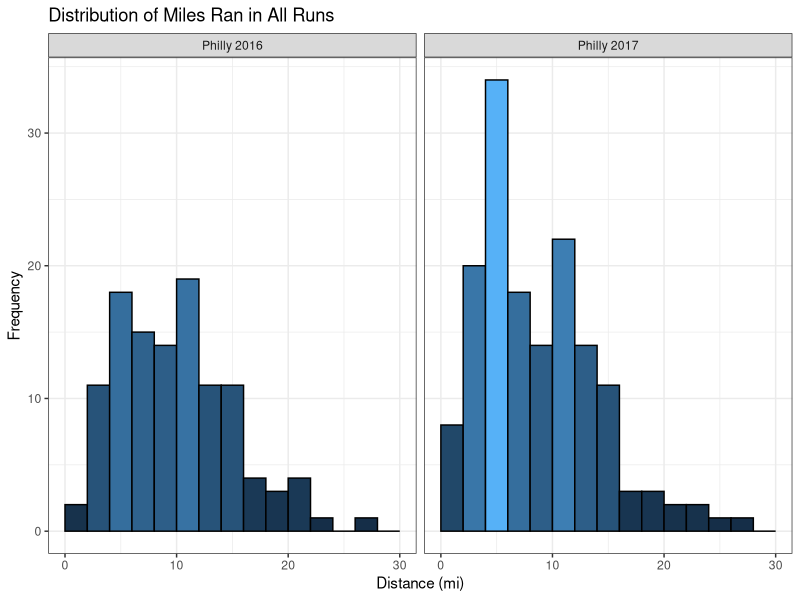
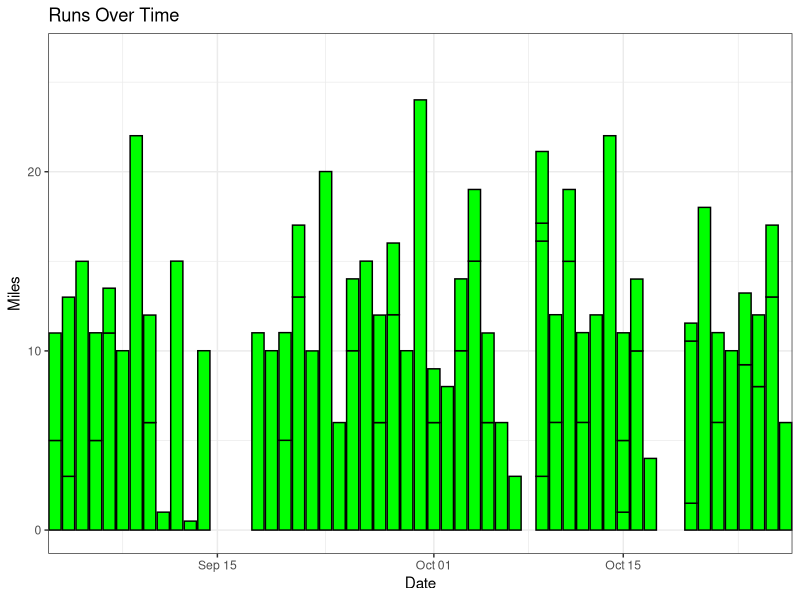
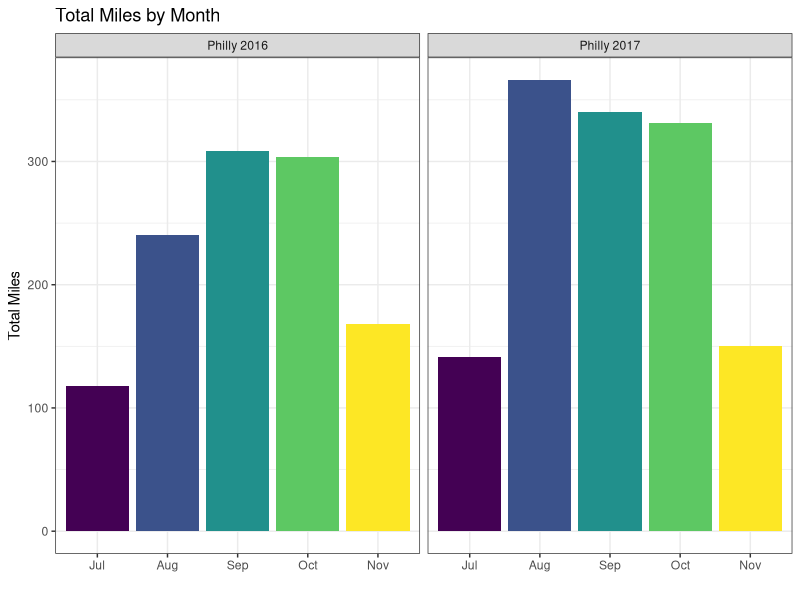
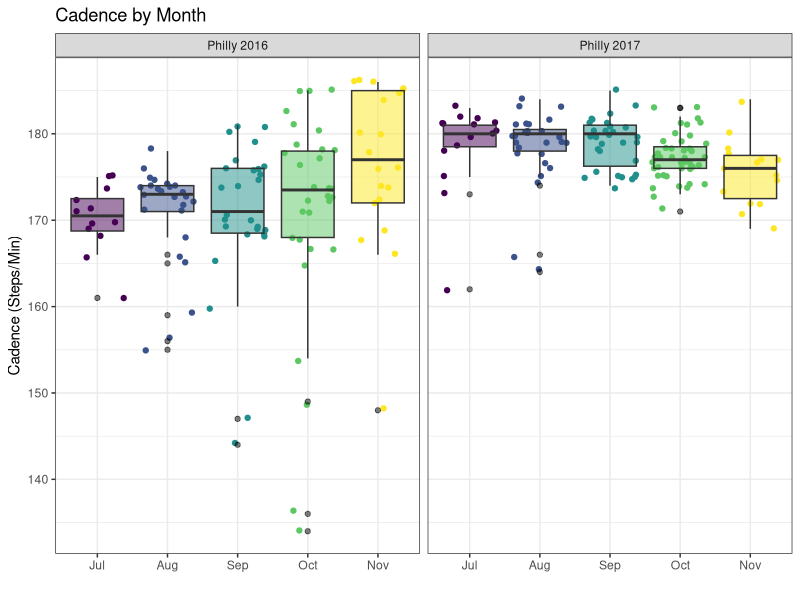
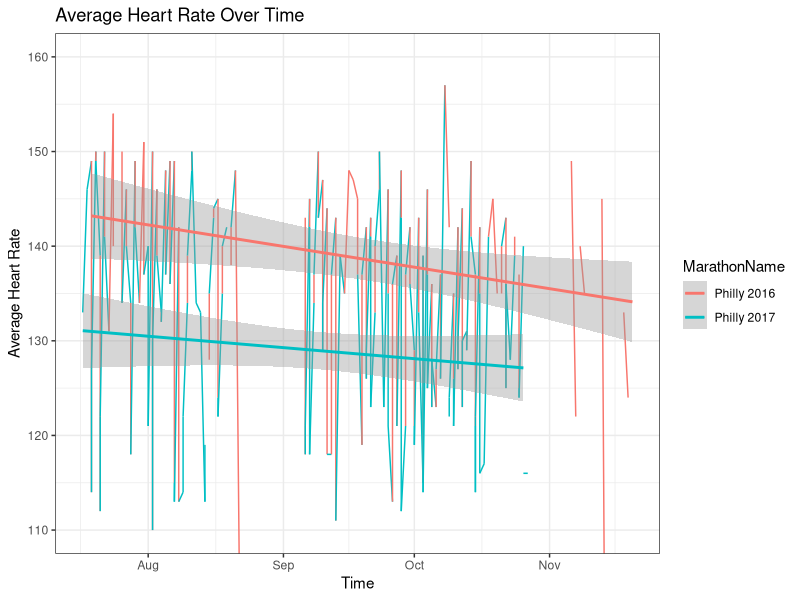
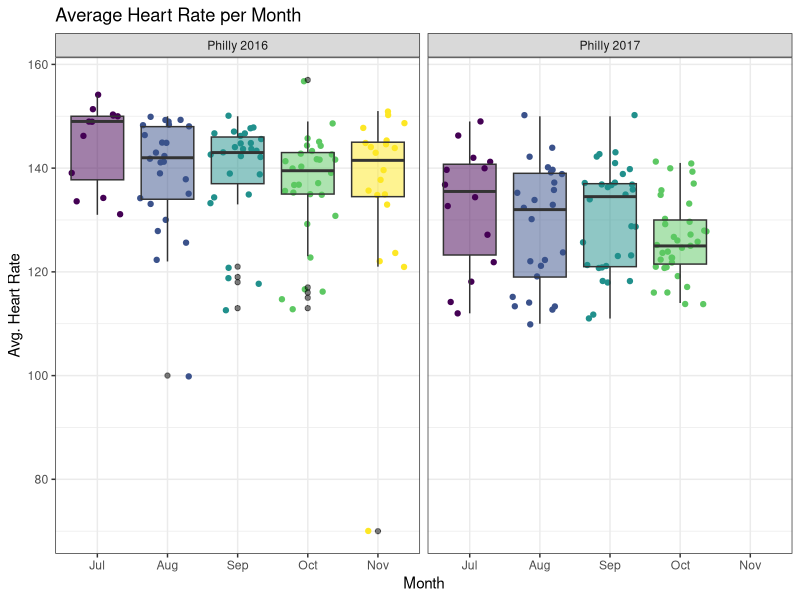
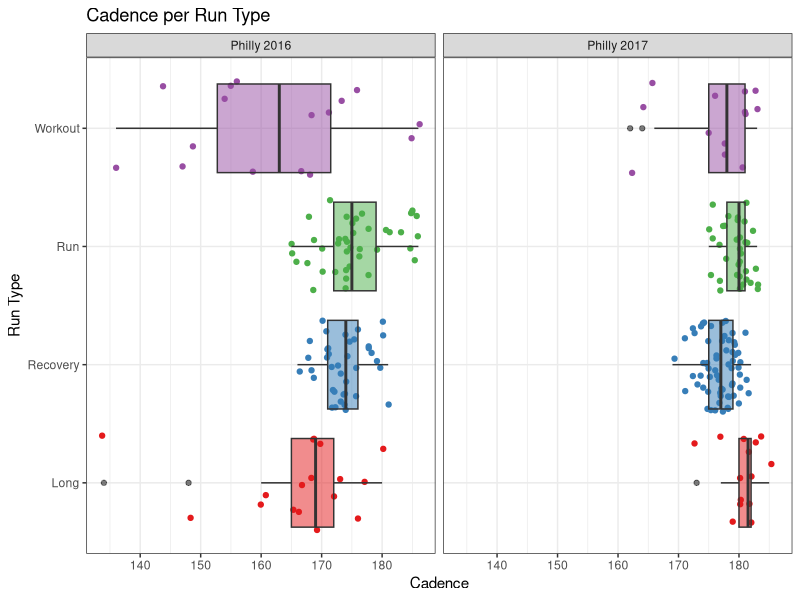
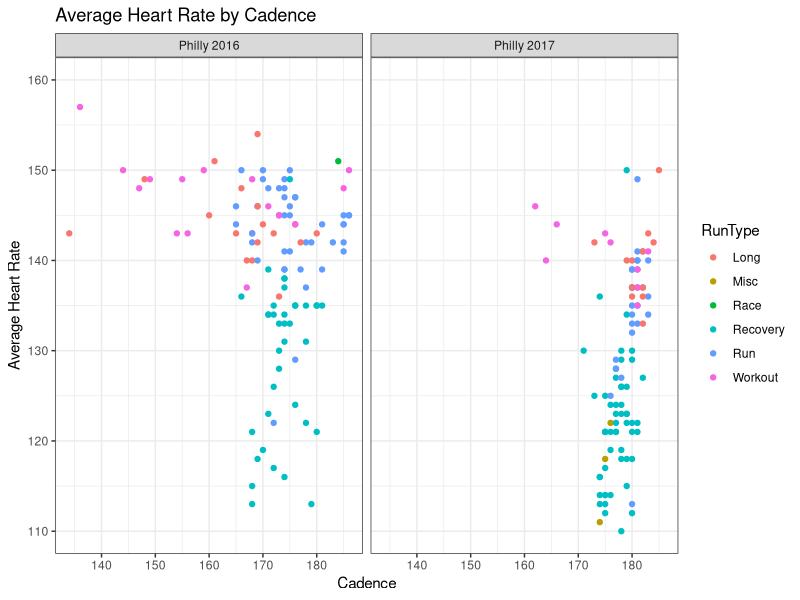

Write the R code that produced these figures, in order.
## ---- chunk 1
library(tidyverse) # data cleaning and manipulation
library(ggplot2) # plotting
library(lubridate) # dates
library(RColorBrewer) # plotting
library(magrittr) # pipe operations
library(knitr) # kable()

## load in data files for both races
philly17 <- read.csv("../../Data/2017/cleanedMarathonTrainingData_philly17.csv", stringsAsFactors = F)
philly16 <- read.csv("../../Data/2016/cleanedMarathonTrainingData_philly16.csv", stringsAsFactors = F)

# random missing month value?
philly16[17,"Month"] <- "Aug"

## combine into 1 dataset and remove redundant row
philly <- rbind(philly16,philly17)
philly %<>% select(-X) %>%
  mutate(MarathonName = if_else(Marathon == "ph16","Philly 2016","Philly 2017"),
         # make POSIXct again
         Time = as.POSIXct(Time),
         Avg.Pace = as.POSIXct(Avg.Pace),
         Best.Pace = as.POSIXct(Best.Pace),
         Date = as.POSIXct(Date),
         StartTime = as.POSIXct(StartTime),
         # make Month an ordered factor
         Month = factor(Month, ordered = TRUE, 
                        levels = c("Jul","Aug","Sep","Oct","Nov")))

#glimpse(philly)
philly %>%
  group_by(MarathonName) %>%
  summarize(Count = n()) %>%
  kable()
## ---- chunk 2
#distance histogram
ggplot(data = philly, aes(x = Distance)) + 
  geom_histogram(binwidth = 2, aes(fill = ..count..), colour = "black", boundary = 2) +
  theme_bw() + 
  scale_x_continuous(limits = c(0, 30)) +
  xlab("Distance (mi)") + 
  ylab("Frequency") + 
  ggtitle("Distribution of Miles Ran in All Runs") + 
  guides(fill = FALSE) +
  facet_grid(~ MarathonName)
## ---- chunk 3
philly %>%
  group_by(MarathonName,RunCat) %>%
  summarize(Count = n()) %>%
  spread(key = RunCat, value = Count) %>%
  kable() # print as table
## ---- chunk 4
philly %>%
  filter(RunCat == "Misc") %>%
  select(Name,Date,RunCat) %>%
  kable()
## ---- chunk 5
philly %>%
  filter(Marathon == "ph17") %>%
  ggplot(aes(Date, Distance)) + 
    geom_bar(stat="identity", fill = "green", colour = "black") +
    theme_bw() + 
    xlab("Date") + 
    ylab("Miles") + 
    ggtitle("Runs Over Time") +
    guides(fill = FALSE) +
    coord_cartesian(xlim = c(as.POSIXct("2017-09-05", format = "%Y-%m-%d"),
                             as.POSIXct("2017-10-25", format = "%Y-%m-%d")))
## ---- chunk 6
philly %>%
  group_by(MarathonName) %>%
  select(Distance) %>%
  summarize(Mean = mean(Distance), Median = median(Distance), StdDev = sd(Distance),
            Min = min(Distance), Max = max(Distance), Count = n()) %>%
  kable()
## ---- chunk 7
#miles by month bars
ggplot(philly, aes(Month, Distance, fill = Month)) + 
  geom_bar(stat="identity") +
  theme_bw() + 
  xlab("") + 
  ylab("Total Miles") + 
  guides(fill=FALSE) +
  ggtitle("Total Miles by Month") +
  facet_grid( ~ MarathonName)
## ---- chunk 8
philly %>%
  filter(Month == "Nov") %>%
  group_by(MarathonName) %>%
  summarize(Count = n()) %>%
  kable() # print as table
## ---- chunk 9
#avg. cadence grouped by month
ggplot(data = philly, aes(Month, Avg.Cadence)) + 
  geom_jitter(aes(colour = Month)) +
  geom_boxplot(aes(fill = Month), outlier.colour = "black", alpha = 0.5) +
  theme_bw() + 
  xlab("") + 
  ylab("Cadence (Steps/Min)") + 
  theme(legend.position = "none") + 
  ggtitle("Cadence by Month") + 
  facet_grid(~ MarathonName)
## ---- chunk 10
philly %>%
  #filter(Marathon == "ph16") %>%
  ggplot(data = , aes(as.POSIXct(paste(month(Date),'/',day(Date), sep=""),format="%m/%d"), Avg.HR)) + 
    geom_line(aes(group=1, colour = MarathonName)) +
    geom_smooth(method = "lm", se = T, aes(colour = MarathonName)) + 
    theme(axis.text.x = element_blank()) +
    theme_bw() +
    xlab("Time") + 
    ylab("Average Heart Rate") + 
    ggtitle("Average Heart Rate Over Time") + 
    coord_cartesian(ylim = c(110, 160))
## ---- chunk 11
#avg. HR grouped by month
ggplot(data = philly, aes(Month, Avg.HR)) + 
  geom_jitter(aes(colour = Month)) +
  geom_boxplot(aes(fill = Month), outlier.colour = "black", alpha = 0.5) + 
  theme_bw() +
  theme(legend.position = "none") + 
  xlab("Month") + 
  ylab("Avg. Heart Rate") + 
  ggtitle("Average Heart Rate per Month") + facet_grid(~ MarathonName)
## ---- chunk 12
#avg. cadence grouped by month
philly %>%
  filter(RunType != "Race",
         RunType != "Misc") %>%
  ggplot(aes(RunType, Avg.Cadence)) + 
    geom_jitter(aes(colour = RunType)) +
    geom_boxplot(aes(fill = RunType), outlier.colour = "black", alpha = 0.5) +
    theme_bw() +
    theme(legend.position = "none") + 
    scale_colour_brewer(palette = "Set1") +
    scale_fill_brewer(palette = "Set1") +
    xlab("Run Type") + 
    ylab("Cadence") + 
    guides(fill=FALSE) +
    coord_flip() + 
    ggtitle("Cadence per Run Type") +
    facet_grid(~ MarathonName)
## ---- chunk 13
ggplot(data = philly, aes(Avg.Cadence, Avg.HR)) + 
  geom_point(aes(colour = RunType), na.rm = TRUE) +
  theme_bw() +
  xlab("Cadence") + 
  ylab("Average Heart Rate") + 
  scale_y_continuous(limits = c(110, 160)) +
  ggtitle("Average Heart Rate by Cadence") + 
  facet_grid(~ MarathonName)
## ---- chunk 14
#avg. cadence grouped by month
philly %>%
  filter(RunType != "Race",
         RunType != "Misc") %>%
  ggplot(aes(RunType, Avg.HR)) + 
    geom_jitter(aes(colour = RunType)) +
    geom_boxplot(aes(fill = RunType), outlier.colour = "black", alpha = 0.5) +
    theme_bw() +
    theme(legend.position = "none") + 
    xlab("Run Type") + 
    ylab("Avg Heart Rate") + 
    guides(fill=FALSE) +
    coord_flip() + 
    ggtitle("Average Heart Rate per Run Type") + 
    facet_grid(~ MarathonName)
## ---- chunk 15
philly %>%
  filter(Marathon == "ph17") %>%
  arrange(desc(Avg.HR)) %>%
  select("Name","Date","Distance","Avg.HR","Max.HR") %>%
  head(1)
  #philly[which.max(philly[philly$Marathon =="ph17",]$Avg.HR),] %>%
  #select("Name","Date","Distance","Avg.HR","Max.HR")
## ---- chunk 16
philly %>%
  filter(RunType != "Race",
         RunType != "Misc") %>%
  ggplot(aes(as.POSIXct(paste(month(Date),'/',day(Date), sep=""),format="%m/%d"),
                            Avg.Pace, colour = RunType)) + 
    geom_point() +
    geom_smooth(fill = NA) +  
    theme_bw() +
    theme(axis.text.x = element_blank(), axis.text.y = element_blank()) +
    xlab("Date") + 
    ylab("Average Pace (mile/minute)") + 
    ggtitle("Average Pace Over Time") + 
    labs(caption="") + 
    facet_grid(~ MarathonName)
## ---- chunk 17
philly %>%
  filter(Marathon == "ph17",
         RunType != "Race",
         RunType != "Misc") %>%
  ggplot(aes(Date, Avg.Pace, colour = RunType)) + 
    geom_point() +
    geom_smooth(fill = NA) +  
    theme_bw() +
    theme(legend.position = "none", axis.text.x = element_blank(), axis.text.y = element_blank()) +   
    xlab("Date") + 
    ylab("Average Pace (mile/minute)") + 
    ggtitle("Average Pace Over Time") + 
    labs(caption="") + 
    facet_grid(RunType ~ .)
## ---- chunk 18
table(philly$RunType)

philly %>%
  filter(RunType != "Race",
         RunType != "Misc") %>%
  ggplot(aes(RunType,(Avg.Cadence*((hour(Time)*60)+
                                     (minute(Time))+(second(Time)/60))))) + 
    geom_bar(aes(fill = RunType), stat = "identity") +
    theme_bw() + 
    xlab("Run Type") + 
    ylab("Steps") + 
    guides(fill=FALSE) +
    ggtitle("Total Steps Taken by Run Type") +
    facet_grid(~ MarathonName)
## ---- chunk 19
philly %>%
  filter(RunType != "Race",
         RunType != "Misc") %>%
  ggplot(aes(Elev.Gain, Avg.HR)) + 
    geom_point(aes(colour = RunType), na.rm = TRUE) +
    geom_smooth(fill = NA, na.rm = TRUE) +
    theme_bw() + 
    xlab("Elevation Gain (ft.)") + 
    ylab("Average Heart Rate (BPM)") +
    scale_y_continuous(limits = c(110, 160)) +
    ggtitle("Average Heart Rate by Elevation Gain") +
    facet_grid(~ MarathonName)
